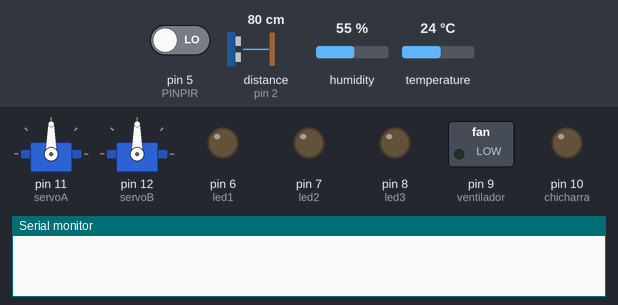
This sketch was run on a simulated Arduino Uno, built with avr-gcc and run on an emulated ATmega328P. Shown: 2 × servo, switched loads named in the sketch (green lamp = pin HIGH), output pins drawn as LEDs (lit = HIGH), the last lines printed to the serial monitor. The inputs (shaded band) are chosen by the test bench; at power-on: pin 5 (PINPIR) LOW, distance to the obstacle (sensor on pin 2) 80 cm, humidity 55 %, temperature 24 °C. The echo pulse lasts 58.3 µs per cm.

Above: at 0.1 s.
At 2.1 s:
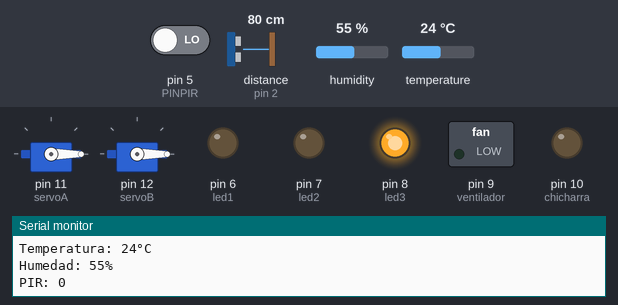
Timing chart, 0 to 3.6 s (numbered marks = the images above):
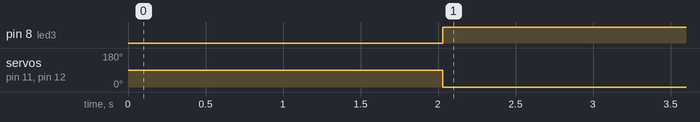

The sketch:

16-ProyectoVariosSensores.ino
```cpp
#include <Servo.h>
#include <NewPing.h>
#include "DHT.h"

//Hacerlo despues con APPInventor + Bluetooth
//Servo
Servo servoA;
Servo servoB;
int pos = 0;
//Sensor ultrasonico
#define TRIGGER_PIN  3  // Arduino pin tied to trigger pin on the ultrasonic sensor.
#define ECHO_PIN     2  // Arduino pin tied to echo pin on the ultrasonic sensor.
#define MAX_DISTANCE 255
NewPing sonar(TRIGGER_PIN, ECHO_PIN, MAX_DISTANCE);
int distancia;

//Sensor de temperatura y humedad DHT11
#define DHTPIN 4
DHT dht(DHTPIN, DHT11); //Instanciar el DHT11
int temp;
int humedad;

//Sensor PIR
#define PINPIR 5
int estadoPir = 0;

//Leds y ventiladores
#define led1 6
#define led2 7
#define led3 8
#define ventilador 9
#define chicharra 10


void setup() {
  Serial.begin(9600);//Monitor serial
  pinMode (led1, OUTPUT);
  pinMode (led2, OUTPUT);
  pinMode (led3, OUTPUT);
  pinMode (ventilador, OUTPUT);
  pinMode(chicharra, OUTPUT);

  //Los sensores y los servos
  servoA.attach (11);
  servoB.attach (12);
  dht.begin();
  pinMode(estadoPir, INPUT);

}

void loop() {

  //Humedad y temperatura lecturas
  humedad = dht.readHumidity();

  distancia = sonar.ping_cm();

  temp = dht.readTemperature();

  estadoPir = digitalRead(PINPIR);


  delay(2000);
  Serial.println("");
  Serial.print("Distancia: ");
  Serial.print(distancia); // Enviar ping, obtener distancia en cm e imprimir el resultado (0 = fuera del rango configurado)
  Serial.println("cm");

  //Monitor serial de Temperatura/Humedad
  Serial.print("Temperatura: ");
  Serial.print(temp); // Enviar ping, obtener distancia en cm e imprimir el resultado (0 = fuera del rango configurado)
  Serial.println("°C");
  Serial.print("Humedad: ");
  Serial.print(humedad); // Enviar ping, obtener distancia en cm e imprimir el resultado (0 = fuera del rango configurado)
  Serial.println("%");
  Serial.print("PIR: ");
  Serial.print(estadoPir); // Enviar ping, obtener distancia en cm e imprimir el resultado (0 = fuera del rango configurado)

  //Monitor serial del PIR
  if (estadoPir == 1 && temp >= 30 && distancia >= 70){

    for (pos = 180; pos >= 0; pos -= 1) { // goes from 180 degrees to 0 degrees
      servoA.write(pos);              // tell servo to go to position in variable 'pos'
      delay(15);                       // waits 15 ms for the servo to reach the position
    }

    for (pos = 0; pos <= 180; pos += 1) { // goes from 180 degrees to 0 degrees
      servoB.write(pos);              // tell servo to go to position in variable 'pos'
      delay(15);                       // waits 15 ms for the servo to reach the position
    }

    digitalWrite(ventilador, HIGH);
    digitalWrite(chicharra, HIGH);
    digitalWrite(led1,HIGH);
    digitalWrite(led2,LOW);
    digitalWrite(led3,LOW);

  } else if (estadoPir == 1 && temp >= 25 && distancia >= 50){

    for (pos = 180; pos >= 0; pos -= 1) { // goes from 180 degrees to 0 degrees
      servoB.write(pos);              // tell servo to go to position in variable 'pos'
      delay(15);                       // waits 15 ms for the servo to reach the position
    }

    for (pos = 0; pos <= 180; pos += 1) { // goes from 180 degrees to 0 degrees
      servoA.write(pos);              // tell servo to go to position in variable 'pos'
      delay(15);                       // waits 15 ms for the servo to reach the position
    }

    digitalWrite(ventilador, LOW);
    digitalWrite(chicharra, HIGH);
    digitalWrite(led1,LOW);
    digitalWrite(led2, HIGH);
    digitalWrite(led3,LOW);
  } else {
    servoA.write(0);
    servoB.write(0);
    digitalWrite(ventilador, LOW);
    digitalWrite(chicharra, LOW);
    digitalWrite(led1,LOW);
    digitalWrite(led2, LOW);
    digitalWrite(led3,HIGH);
  }


}
```

Measured:
- by itself, pin 8 (led3): LOW → HIGH at 2.0 s
- by itself, servo on pin 11 (servoA), servo on pin 12 (servoB): 90° → 0° at 2.0 s
